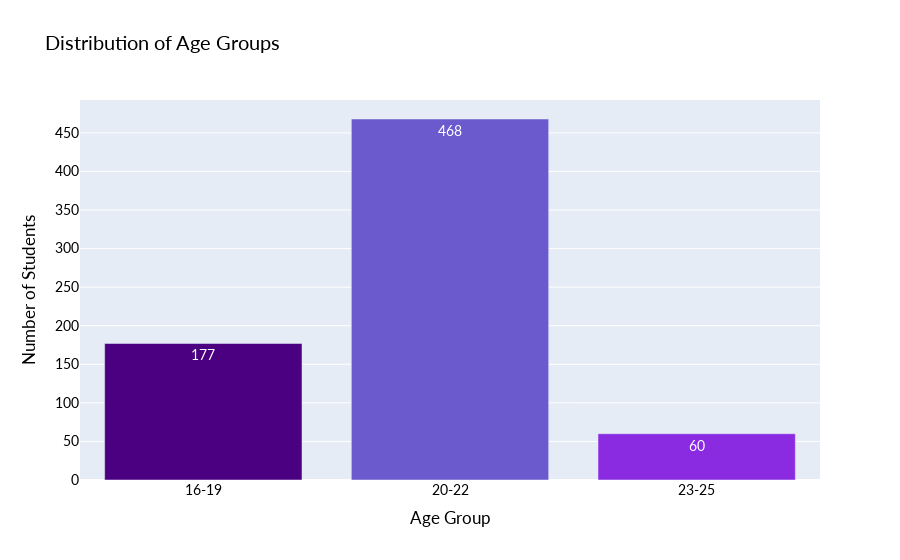

Notebook source saved alongside this figure:
### Markdown cell above
## 1. Age Group

Age is more than just a number- it’s a behavioral compass. In this context, it helps us decode maturity levels, digital tendencies, and academic resilience. Whether it’s a 19-year-old riding the algorithm wave on TikTok or a 24-year-old balancing coursework with real-world responsibilities, age gives us context that raw numbers can’t.

In this analysis, we’ve grouped students into distinct **age bands** to make patterns easier to spot- because let’s face it, analyzing a swarm of floating integers isn’t anyone’s idea of clarity. These bins aren’t arbitrary; they reflect real transitions in lifestyle, motivation, and digital consumption.

So before we start connecting dots between screen time and sleep cycles, let’s answer a simple question:  
**Who’s actually in this data?**

### Code cell
# Get and display the value counts for age groups
age_group_summary = (
    student_df['age_group']
    .value_counts()
    .reset_index()
    .rename(columns={'index': 'age_group', 'age_group': 'count'})
    .sort_values('age_group')
)

# Display summary before plotting
print('Age Group Counts:')
print(age_group_summary)

# Create bar plot
fig = px.bar(
    age_group_summary, 
    x = 'age_group', 
    y = 'count',
    color = 'age_group',
    title = 'Distribution of Age Groups',
    text = 'count',
    color_discrete_sequence = ['#4B0082', '#6A5ACD', '#8A2BE2']
)

fig.update_layout(
    font = dict(
        family = 'Lato',
        size = 14,
        color = 'black'
    ),

    xaxis_title = 'Age Group',
    yaxis_title = 'Number of Students',
    showlegend = False
)

fig.show()

### Figure 1 — Plotly figure (JSON) as saved in the notebook; plotly's stock layout.template omitted (floating-point values rounded to 4 significant figures)
{"data": [{"alignmentgroup": "True", "hovertemplate": "age_group=%{x}<br>count=%{text}<extra></extra>", "legendgroup": "16-19", "marker": {"color": "#4B0082"}, "name": "16-19", "offsetgroup": "16-19", "orientation": "v", "showlegend": true, "text": [177], "textposition": "auto", "type": "bar", "x": ["16-19"], "xaxis": "x", "y": [177], "yaxis": "y"}, {"alignmentgroup": "True", "hovertemplate": "age_group=%{x}<br>count=%{text}<extra></extra>", "legendgroup": "20-22", "marker": {"color": "#6A5ACD"}, "name": "20-22", "offsetgroup": "20-22", "orientation": "v", "showlegend": true, "text": [468], "textposition": "auto", "type": "bar", "x": ["20-22"], "xaxis": "x", "y": [468], "yaxis": "y"}, {"alignmentgroup": "True", "hovertemplate": "age_group=%{x}<br>count=%{text}<extra></extra>", "legendgroup": "23-25", "marker": {"color": "#8A2BE2"}, "name": "23-25", "offsetgroup": "23-25", "orientation": "v", "showlegend": true, "text": [60], "textposition": "auto", "type": "bar", "x": ["23-25"], "xaxis": "x", "y": [60], "yaxis": "y"}], "layout": {"barmode": "relative", "font": {"color": "black", "family": "Lato", "size": 14}, "legend": {"title": {"text": "age_group"}, "tracegroupgap": 0}, "showlegend": false, "title": {"text": "Distribution of Age Groups"}, "xaxis": {"anchor": "y", "categoryarray": ["16-19", "20-22", "23-25"], "categoryorder": "array", "domain": [0, 1], "title": {"text": "Age Group"}}, "yaxis": {"anchor": "x", "domain": [0, 1], "title": {"text": "Number of Students"}}}}
